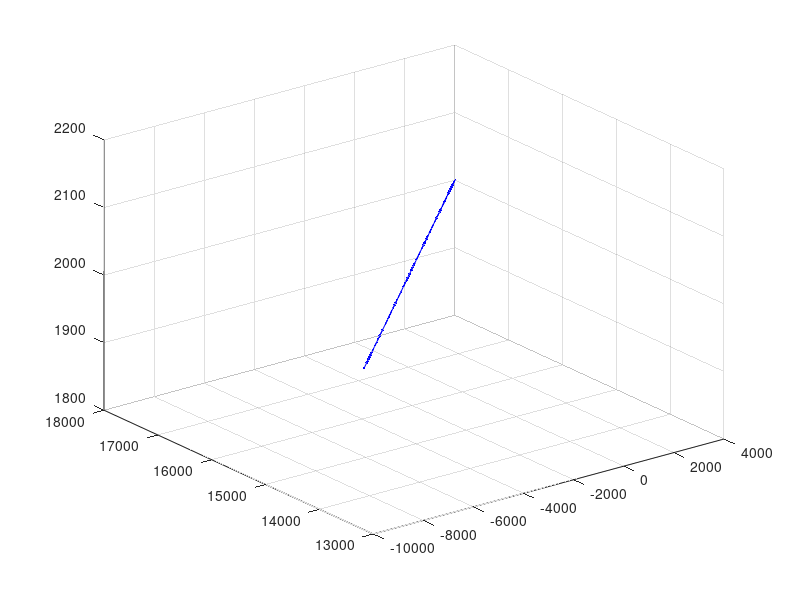
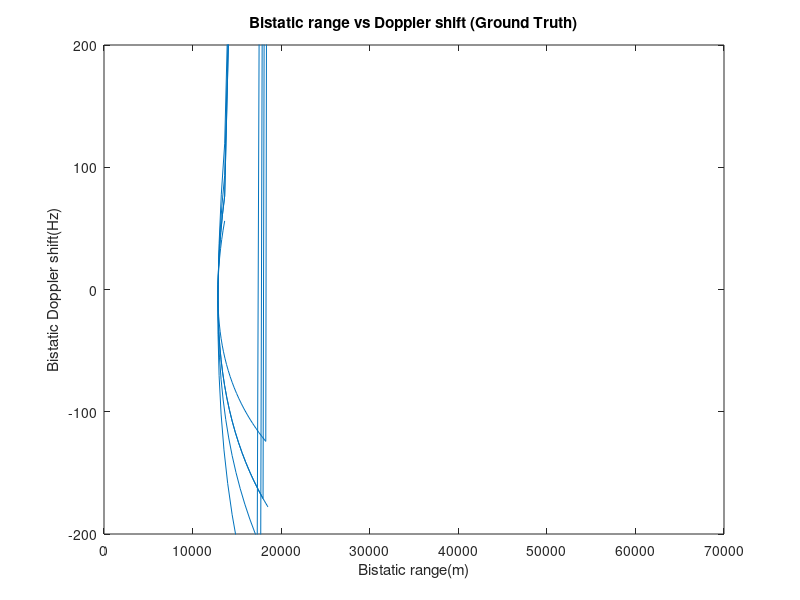

Source code (MATLAB) for these figures, in order: (Note: this script raises an error after producing the figures.)
% This script calculates the Bistatic range(m)  and Doppler(Hz) From
% Bistatic setup
% Simulation
% Author: Itumeleng Malemela

%The Positions are all in the format Below
%[x,y,z] where x,y,z are the coordinates in meters in the Cartesian Coordinate System

wavelength = 299792458/94e6;
c=299792458;

%Transmitter Position
Tx_Pos=[6440;10760;1056];
%Reference Reciever Position 
RefRx_Pos=[0;0;1000];

%Surveillance Reciever Position 
SurvRx_Pos=[0;1;1000];

%Target Positions

%Single Target Scenario 
%TargetPos = [[4000;18000;3600;],[-2000;3000;1600]];
%TargetWayPoints =[0,60];

%Lane Change Maneuver Scenario 
%TargetPos = [[3806;20680;3200;],[-3116;14010;3200],[-6884;10971;4000],[-14979;3765;4000]];
%TargetWayPoints =[0,20,30,60];

%Landing Maneuver
%TargetPos = [[4000;18000;2000;],[-1000;8000;1700],[-1500;6000;1500],[-1000;4000;1300],[0;4000;1100],[500;6000;1000]];
%TargetWayPoints =[0,30,38,45,50,60];

%360 Maneuver
TargetPos = [[4000;18000;2000;],[-8528;13851;2000],[-12354;15339;2000],[-7997;17783;2000],[-13311;11938;2000],[-20431;9706;2000]];
TargetWayPoints =[0,35,50,75,95,120];

%Multit-Target Target 1 
%TargetPos = [[4000;18000;3600;],[-2000;3000;1600]];
%TargetWayPoints =[0,60];

%Multit-Target Target 2
%TargetPos = [[4000;4000;1600;],[2000;20000;3600]];
%TargetWayPoints =[0,60];

SimulationTime = TargetWayPoints(end)-TargetWayPoints(1)+1;

% Define the update interval
UpdateInterval = 1;

% Calculate the baseline
Baseline = norm(RefRx_Pos - Tx_Pos);

% Initialize arrays to store bistatic ranges and Doppler shifts
bistatic_ranges = [];
bistatic_doppler_shifts = [];
t_interp = 0:1:SimulationTime;

x_interp = [];
y_interp = [];
z_interp = [];

% Loop through each waypoint section except the last one
for i = 1:length(TargetWayPoints) - 1
    % Get the waypoints for the current segment
    waypoints = TargetWayPoints(i:i+1);
    
    % Get the position data for the current segment
    x_data = TargetPos(1, waypoints == TargetWayPoints(i:i+1));
    y_data = TargetPos(2, waypoints == TargetWayPoints(i:i+1));
    z_data = TargetPos(3, waypoints == TargetWayPoints(i:i+1));
    
    % Define the unique segment time range for interpolation
    if i < length(TargetWayPoints) - 1
        t_segment = t_interp(t_interp >= TargetWayPoints(i) & t_interp < TargetWayPoints(i+1));
    else
        t_segment = t_interp(t_interp >= TargetWayPoints(i) & t_interp <= TargetWayPoints(i+1));
    end
    
    % Perform cubic interpolation for each position
    x_interp_segment = interp1(waypoints, x_data, t_segment, 'spline');
    y_interp_segment = interp1(waypoints, y_data, t_segment, 'spline');
    z_interp_segment = interp1(waypoints, z_data, t_segment, 'spline');
    
    
    % Concatenate with the complete interpolated position
    x_interp = [x_interp, x_interp_segment];
    y_interp = [y_interp, y_interp_segment];
    z_interp = [z_interp, z_interp_segment];
end

% Final interpolated positions
interpolated_posx = [x_interp; y_interp; z_interp];


%code for interpolated_posx

figure(1)
plot3(interpolated_posx(1, :), interpolated_posx(2, :), interpolated_posx(3, :), 'b.-');
grid on;

for position_index = 1:(size(interpolated_posx, 2) - 1)
    % Delta-Time: time taken in position section
    
    % Current position
    Target_Pos_1 = interpolated_posx(:, position_index);
    % Next position
    Target_Pos_end = interpolated_posx(:, position_index + 1);
    
    % Ranges from Tx and RefRx to the target
    range_tx_target = norm(Target_Pos_1 - Tx_Pos);
    range_ref_target = norm(Target_Pos_1 - RefRx_Pos);
    
    % Ranges for the end position
    range_tx_target_end = norm(Target_Pos_end - Tx_Pos);
    range_ref_target_end = norm(Target_Pos_end - RefRx_Pos);

    % Calculate velocities (rate of change of range)
    V_t = (range_tx_target-range_tx_target_end) / UpdateInterval;
    V_r = (range_ref_target-range_ref_target_end) / UpdateInterval;

    % Calculate bistatic Doppler shift using the correct formula
    doppler_shift = (94e6 / c) * (V_t + V_r);  % Assuming similar velocities as the baseline formula
    bistatic_doppler_shifts(end + 1) = doppler_shift;

    % Calculate the bistatic range
    bistatic_range = range_tx_target + range_ref_target - Baseline;

    % Store the bistatic range
    bistatic_ranges(end + 1) = bistatic_range;
end

figure(3);
plot(bistatic_ranges,bistatic_doppler_shifts);
title('Bistatic range vs Doppler shift (Ground Truth)');
xlabel('Bistatic range(m)');
ylabel('Bistatic Doppler shift(Hz)');
xlim([0 7e4]);
ylim([-200 200]);


if exist('./true_data.h5', 'file')
    delete('./true_data.h5');
end

% Save bistatic ranges and Doppler shifts to an HDF5 file
h5create('./true_data.h5', '/bistatic_ranges', size(bistatic_ranges));
h5write('./true_data.h5', '/bistatic_ranges', bistatic_ranges);

h5create('./true_data.h5', '/doppler_shifts', size(bistatic_doppler_shifts));
h5write('./true_data.h5', '/doppler_shifts', bistatic_doppler_shifts);